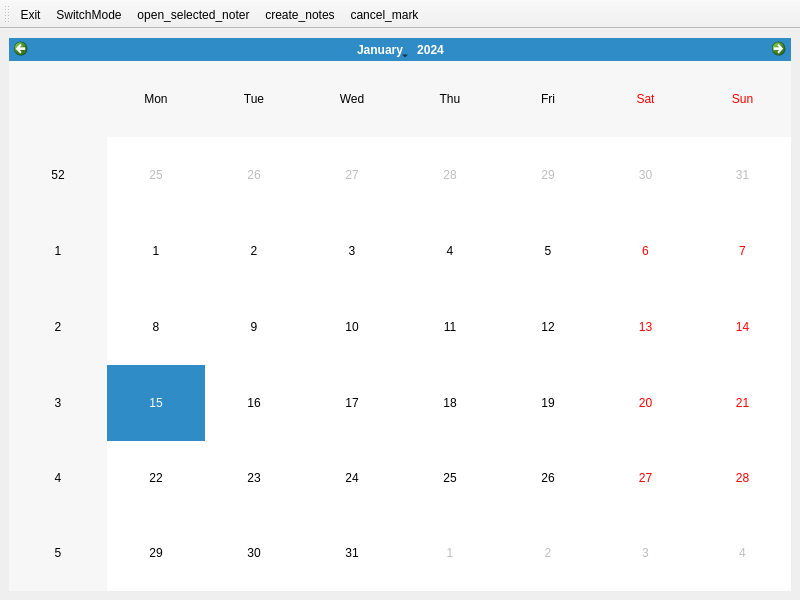
<?xml version="1.0" encoding="UTF-8"?>
<ui version="4.0">
 <class>CalendarWindow</class>
 <widget class="QMainWindow" name="CalendarWindow">
  <property name="geometry">
   <rect>
    <x>0</x>
    <y>0</y>
    <width>800</width>
    <height>600</height>
   </rect>
  </property>
  <property name="windowTitle">
   <string>CalendarWindow</string>
  </property>
  <widget class="QWidget" name="centralwidget">
   <layout class="QVBoxLayout" name="verticalLayout">
    <item>
     <widget class="ModernCalendarWidget" name="calendarWidget">
      <property name="styleSheet">
       <string notr="true"/>
      </property>
     </widget>
    </item>
   </layout>
  </widget>
  <widget class="QToolBar" name="toolBar">
   <property name="windowTitle">
    <string>toolBar</string>
   </property>
   <attribute name="toolBarArea">
    <enum>TopToolBarArea</enum>
   </attribute>
   <attribute name="toolBarBreak">
    <bool>false</bool>
   </attribute>
   <addaction name="actionExit"/>
   <addaction name="actionswitchMode"/>
   <addaction name="actionopen_selected_noter"/>
   <addaction name="actioncreate_notes"/>
   <addaction name="actioncancel_mark"/>
  </widget>
  <action name="actionExit">
   <property name="text">
    <string>Exit</string>
   </property>
   <property name="menuRole">
    <enum>QAction::MenuRole::NoRole</enum>
   </property>
  </action>
  <action name="actionswitchMode">
   <property name="text">
    <string>SwitchMode</string>
   </property>
   <property name="menuRole">
    <enum>QAction::MenuRole::NoRole</enum>
   </property>
  </action>
  <action name="actionopen_selected_noter">
   <property name="text">
    <string>open_selected_noter</string>
   </property>
   <property name="menuRole">
    <enum>QAction::MenuRole::NoRole</enum>
   </property>
  </action>
  <action name="actioncreate_notes">
   <property name="text">
    <string>create_notes</string>
   </property>
   <property name="menuRole">
    <enum>QAction::MenuRole::NoRole</enum>
   </property>
  </action>
  <action name="actioncancel_mark">
   <property name="text">
    <string>cancel_mark</string>
   </property>
   <property name="menuRole">
    <enum>QAction::MenuRole::NoRole</enum>
   </property>
  </action>
 </widget>
 <customwidgets>
  <customwidget>
   <class>ModernCalendarWidget</class>
   <extends>QCalendarWidget</extends>
   <header>ModernCalendarWidget.h</header>
  </customwidget>
 </customwidgets>
 <resources/>
 <connections/>
</ui>
